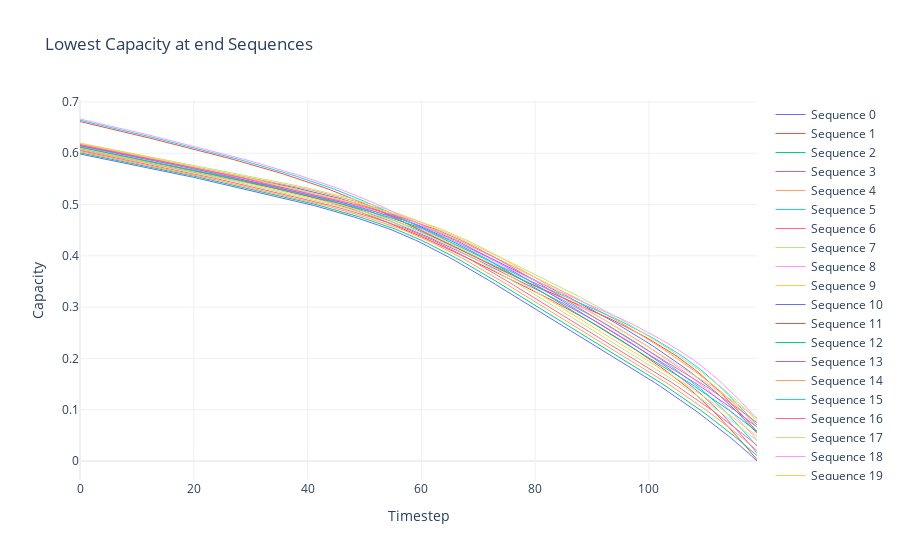

This figure's notebook cell:
### Markdown cell above
## Sequences with knee point

### Code cell
n_sequences = 20

end_capacities = []
for idx in range(X_test.shape[0]):  # Loop over all sequences
    last_value = X_test[idx, -1, 0]  # Capacity at the end: [idx, 119, 0]
    end_capacities.append((idx, last_value))

# Convert to numpy array for easier manipulation
end_capacities = np.array([(idx, val) for idx, val in end_capacities])

# Step 2: Get indices of the 20 sequences with the lowest end capacity
# Use argsort to get indices sorted by end capacity (ascending), then take the first 20 (lowest)
lowest_indices = np.argsort(end_capacities[:, 1])[:n_sequences]
lowest_indices = end_capacities[lowest_indices, 0].astype(int)  # Extract the sequence indices

# Step 3: Extract the top 20 sequences from X_test
lowest_20_sequences = X_test[lowest_indices]

# Verify the shape
print("Shape of lowest_20_sequences:", lowest_20_sequences.shape)

# Plot the sequences in a line plot
fig = go.Figure()
for idx, sequence in enumerate(lowest_20_sequences):
    fig.add_trace(go.Scatter
    (
        x=np.arange(120),
        y=sequence.flatten(),
        mode='lines',
        name=f"Sequence {idx}",
        line=dict(width=1)
    ))
fig.update_layout(
    title="Lowest Capacity at end Sequences",
    xaxis_title="Timestep",
    yaxis_title="Capacity",
    template="plotly_white"
)
fig.show()
